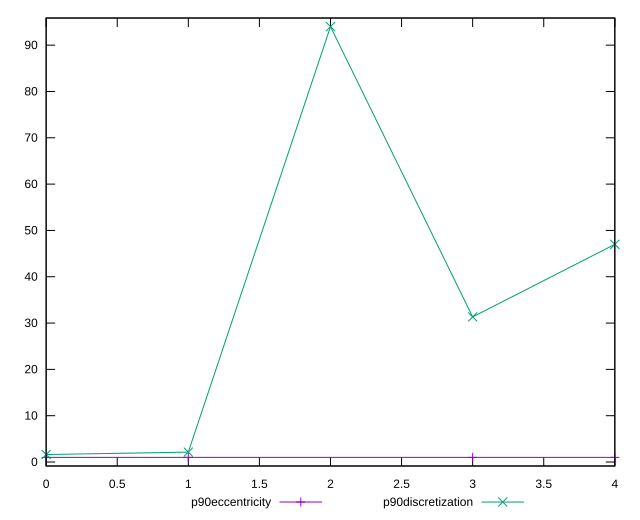

Write the gnuplot code that produced this figure.
reset

$p90Eccentricity <<EOF
0 1.0000000000000004
1 1.0000000000000004
3 1.000000000000004
4 1.0000000000000022
EOF

$p90Discretization <<EOF
0 1.6206896551724137
1 2.1363636363636362
2 94
3 31.333333333333332
4 47
EOF

set key outside below
set xrange [0:4]
set yrange [-0.8599999999999997:95.86]
set trange [-0.8599999999999997:95.86]
set terminal svg size 640, 520 enhanced background rgb 'white'
set output "report_00021_2021-02-20T09:16:39.615Z/uses-text-compression/progression/eccentricity.svg"

plot $p90Eccentricity title "p90eccentricity" with linespoints, \
     $p90Discretization title "p90discretization" with linespoints

reset
